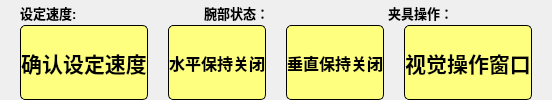
                 <widget class="QWidget" name="widget_6" native="true">
                  <layout class="QVBoxLayout" name="verticalLayout_21" stretch="1,3">
                   <property name="spacing">
                    <number>0</number>
                   </property>
                   <property name="leftMargin">
                    <number>0</number>
                   </property>
                   <property name="topMargin">
                    <number>0</number>
                   </property>
                   <property name="rightMargin">
                    <number>0</number>
                   </property>
                   <property name="bottomMargin">
                    <number>0</number>
                   </property>
                   <item>
                    <layout class="QHBoxLayout" name="horizontalLayout_40" stretch="1,1,1">
                     <property name="spacing">
                      <number>20</number>
                     </property>
                     <property name="leftMargin">
                      <number>20</number>
                     </property>
                     <property name="rightMargin">
                      <number>0</number>
                     </property>
                     <item>
                      <widget class="QLabel" name="label_50">
                       <property name="font">
                        <font>
                         <pointsize>10</pointsize>
                         <bold>true</bold>
                        </font>
                       </property>
                       <property name="text">
                        <string>设定速度:</string>
                       </property>
                      </widget>
                     </item>
                     <item>
                      <widget class="QLabel" name="label_29">
                       <property name="font">
                        <font>
                         <pointsize>10</pointsize>
                         <bold>true</bold>
                        </font>
                       </property>
                       <property name="text">
                        <string>腕部状态：</string>
                       </property>
                      </widget>
                     </item>
                     <item>
                      <widget class="QLabel" name="label_44">
                       <property name="font">
                        <font>
                         <pointsize>10</pointsize>
                         <bold>true</bold>
                        </font>
                       </property>
                       <property name="text">
                        <string>夹具操作：</string>
                       </property>
                      </widget>
                     </item>
                    </layout>
                   </item>
                   <item>
                    <layout class="QHBoxLayout" name="horizontalLayout_42" stretch="2,1,1,1">
                     <property name="spacing">
                      <number>20</number>
                     </property>
                     <property name="leftMargin">
                      <number>20</number>
                     </property>
                     <property name="rightMargin">
                      <number>20</number>
                     </property>
                     <item>
                      <widget class="QPushButton" name="SpeedBtn">
                       <property name="sizePolicy">
                        <sizepolicy hsizetype="Minimum" vsizetype="Preferred">
                         <horstretch>0</horstretch>
                         <verstretch>0</verstretch>
                        </sizepolicy>
                       </property>
                       <property name="font">
                        <font>
                         <pointsize>16</pointsize>
                         <bold>true</bold>
                        </font>
                       </property>
                       <property name="styleSheet">
                        <string notr="true">QPushButton  {
	border: 1px solid;
	background-color: rgb(255, 255, 127);
	border-radius:5px;
}


QPushButton:hover {
	background-color: rgb(255, 255, 127);
}

QPushButton:pressed {
	background-color: rgb(178, 178, 89);
}</string>
                       </property>
                       <property name="text">
                        <string>确认设定速度</string>
                       </property>
                      </widget>
                     </item>
                     <item>
                      <widget class="QPushButton" name="HorizenHoldBtn">
                       <property name="sizePolicy">
                        <sizepolicy hsizetype="Minimum" vsizetype="Preferred">
                         <horstretch>0</horstretch>
                         <verstretch>0</verstretch>
                        </sizepolicy>
                       </property>
                       <property name="font">
                        <font>
                         <pointsize>12</pointsize>
                         <bold>true</bold>
                        </font>
                       </property>
                       <property name="styleSheet">
                        <string notr="true">QPushButton  {
	border: 1px solid;
	background-color: rgb(255, 255, 127);
	border-radius:5px;
}


QPushButton:hover {
	background-color: rgb(255, 255, 127);
}

QPushButton:pressed {
	background-color: rgb(178, 178, 89);
}</string>
                       </property>
                       <property name="text">
                        <string>水平保持关闭</string>
                       </property>
                      </widget>
                     </item>
                     <item>
                      <widget class="QPushButton" name="VerticalHoldBtn">
                       <property name="sizePolicy">
                        <sizepolicy hsizetype="Minimum" vsizetype="Preferred">
                         <horstretch>0</horstretch>
                         <verstretch>0</verstretch>
                        </sizepolicy>
                       </property>
                       <property name="font">
                        <font>
                         <pointsize>12</pointsize>
                         <bold>true</bold>
                        </font>
                       </property>
                       <property name="styleSheet">
                        <string notr="true">QPushButton  {
	border: 1px solid;
	background-color: rgb(255, 255, 127);
	border-radius:5px;
}


QPushButton:hover {
	background-color: rgb(255, 255, 127);
}

QPushButton:pressed {
	background-color: rgb(178, 178, 89);
}</string>
                       </property>
                       <property name="text">
                        <string>垂直保持关闭</string>
                       </property>
                      </widget>
                     </item>
                     <item>
                      <widget class="QPushButton" name="CamWidgetBtn">
                       <property name="sizePolicy">
                        <sizepolicy hsizetype="Minimum" vsizetype="Preferred">
                         <horstretch>0</horstretch>
                         <verstretch>0</verstretch>
                        </sizepolicy>
                       </property>
                       <property name="font">
                        <font>
                         <pointsize>16</pointsize>
                         <bold>true</bold>
                        </font>
                       </property>
                       <property name="styleSheet">
                        <string notr="true">QPushButton  {
	border: 1px solid;
	background-color: rgb(255, 255, 127);
	border-radius:5px;
}


QPushButton:hover {
	background-color: rgb(255, 255, 127);
}

QPushButton:pressed {
	background-color: rgb(178, 178, 89);
}</string>
                       </property>
                       <property name="text">
                        <string>视觉操作窗口</string>
                       </property>
                      </widget>
                     </item>
                    </layout>
                   </item>
                  </layout>
                 </widget>
